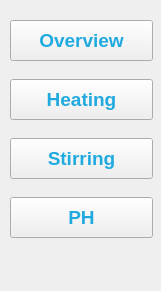
      <widget class="QFrame" name="ButtonFrame">
       <property name="geometry">
        <rect>
         <x>10</x>
         <y>20</y>
         <width>161</width>
         <height>291</height>
        </rect>
       </property>
       <property name="maximumSize">
        <size>
         <width>16777215</width>
         <height>571</height>
        </size>
       </property>
       <property name="autoFillBackground">
        <bool>false</bool>
       </property>
       <property name="styleSheet">
        <string notr="true">QFrame {
	border-image:none
}</string>
       </property>
       <property name="frameShape">
        <enum>QFrame::NoFrame</enum>
       </property>
       <property name="frameShadow">
        <enum>QFrame::Plain</enum>
       </property>
       <widget class="QPushButton" name="overview_btn">
        <property name="enabled">
         <bool>true</bool>
        </property>
        <property name="geometry">
         <rect>
          <x>10</x>
          <y>20</y>
          <width>143</width>
          <height>41</height>
         </rect>
        </property>
        <property name="font">
         <font>
          <family>Arial</family>
          <pointsize>14</pointsize>
          <weight>75</weight>
          <bold>true</bold>
         </font>
        </property>
        <property name="styleSheet">
         <string notr="true">QPushButton {
	border-image: url(:/background.png/Button.png);
	color: rgb(33, 170, 223);
}

QPushButton:hover {
	border-image: url(:/background.png/button_selected.png);
}

QPushButton:focus {
	border-image: url(:/background.png/button_selected.png);
}</string>
        </property>
        <property name="text">
         <string>Overview</string>
        </property>
        <property name="flat">
         <bool>false</bool>
        </property>
       </widget>
       <widget class="QPushButton" name="heating_btn">
        <property name="geometry">
         <rect>
          <x>10</x>
          <y>79</y>
          <width>143</width>
          <height>41</height>
         </rect>
        </property>
        <property name="font">
         <font>
          <family>Arial</family>
          <pointsize>14</pointsize>
          <weight>75</weight>
          <bold>true</bold>
         </font>
        </property>
        <property name="styleSheet">
         <string notr="true">QPushButton {
	border-image: url(:/background.png/Button.png);
	color: rgb(33, 170, 223);
}

QPushButton:hover {
	border-image: url(:/background.png/button_selected.png);
}

QPushButton:focus {
	border-image: url(:/background.png/button_selected.png);
}</string>
        </property>
        <property name="text">
         <string>Heating</string>
        </property>
        <property name="flat">
         <bool>false</bool>
        </property>
       </widget>
       <widget class="QPushButton" name="stirring_btn">
        <property name="geometry">
         <rect>
          <x>10</x>
          <y>138</y>
          <width>143</width>
          <height>41</height>
         </rect>
        </property>
        <property name="font">
         <font>
          <family>Arial</family>
          <pointsize>14</pointsize>
          <weight>75</weight>
          <bold>true</bold>
         </font>
        </property>
        <property name="styleSheet">
         <string notr="true">QPushButton {
	border-image: url(:/background.png/Button.png);
	color: rgb(33, 170, 223);
}

QPushButton:hover {
	border-image: url(:/background.png/button_selected.png);
}

QPushButton:focus {
	border-image: url(:/background.png/button_selected.png);
}</string>
        </property>
        <property name="text">
         <string>Stirring</string>
        </property>
        <property name="flat">
         <bool>false</bool>
        </property>
       </widget>
       <widget class="QPushButton" name="ph_btn">
        <property name="geometry">
         <rect>
          <x>10</x>
          <y>197</y>
          <width>143</width>
          <height>41</height>
         </rect>
        </property>
        <property name="font">
         <font>
          <family>Arial</family>
          <pointsize>14</pointsize>
          <weight>75</weight>
          <italic>false</italic>
          <bold>true</bold>
          <underline>false</underline>
          <strikeout>false</strikeout>
         </font>
        </property>
        <property name="styleSheet">
         <string notr="true">QPushButton {
	border-image: url(:/background.png/Button.png);
	color: rgb(33, 170, 223);
}

QPushButton:hover {
	border-image: url(:/background.png/button_selected.png);
}

QPushButton:focus {
	border-image: url(:/background.png/button_selected.png);
}</string>
        </property>
        <property name="text">
         <string>PH</string>
        </property>
        <property name="flat">
         <bool>false</bool>
        </property>
       </widget>
      </widget>
